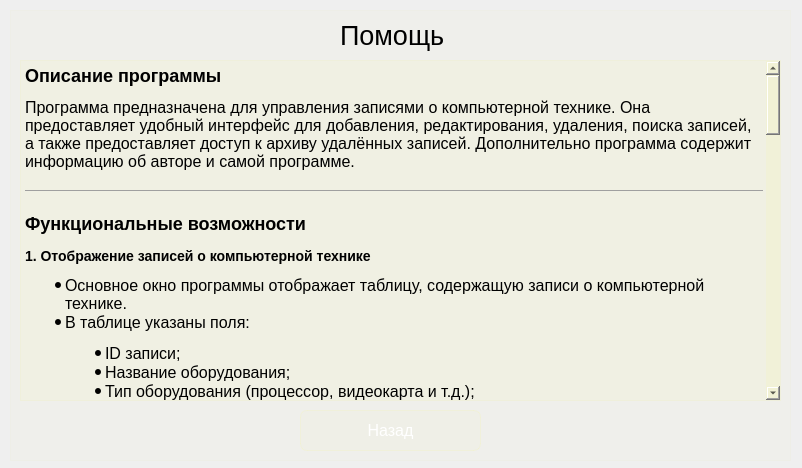
<?xml version="1.0" encoding="UTF-8"?>
<ui version="4.0">
 <class>help_wndw</class>
 <widget class="QDialog" name="help_wndw">
  <property name="geometry">
   <rect>
    <x>0</x>
    <y>0</y>
    <width>802</width>
    <height>468</height>
   </rect>
  </property>
  <property name="windowTitle">
   <string>Dialog</string>
  </property>
  <property name="styleSheet">
   <string notr="true">background-color: qlineargradient(
        spread:pad, x1:0, y1:0, x2:1, y2:1, 
        stop:0 rgba(139,0,255, 20), 
        stop:1 rgba(115,102,189, 40)  
    );

</string>
  </property>
  <widget class="QFrame" name="frame">
   <property name="geometry">
    <rect>
     <x>10</x>
     <y>10</y>
     <width>781</width>
     <height>451</height>
    </rect>
   </property>
   <property name="styleSheet">
    <string notr="true">background-color: rgba(254,254,34, 5)</string>
   </property>
   <property name="frameShape">
    <enum>QFrame::Shape::StyledPanel</enum>
   </property>
   <property name="frameShadow">
    <enum>QFrame::Shadow::Raised</enum>
   </property>
   <widget class="QTextEdit" name="textEdit">
    <property name="geometry">
     <rect>
      <x>10</x>
      <y>50</y>
      <width>761</width>
      <height>341</height>
     </rect>
    </property>
    <property name="styleSheet">
     <string notr="true">background-color: rgba(254,254,34, 10)</string>
    </property>
    <property name="readOnly">
     <bool>true</bool>
    </property>
    <property name="html">
     <string>&lt;!DOCTYPE HTML PUBLIC &quot;-//W3C//DTD HTML 4.0//EN&quot; &quot;http://www.w3.org/TR/REC-html40/strict.dtd&quot;&gt;
&lt;html&gt;&lt;head&gt;&lt;meta name=&quot;qrichtext&quot; content=&quot;1&quot; /&gt;&lt;meta charset=&quot;utf-8&quot; /&gt;&lt;style type=&quot;text/css&quot;&gt;
p, li { white-space: pre-wrap; }
hr { height: 1px; border-width: 0; }
li.unchecked::marker { content: &quot;\2610&quot;; }
li.checked::marker { content: &quot;\2612&quot;; }
&lt;/style&gt;&lt;/head&gt;&lt;body style=&quot; font-family:'Segoe UI'; font-size:9pt; font-weight:400; font-style:normal;&quot;&gt;
&lt;h2 style=&quot; margin-top:16px; margin-bottom:12px; margin-left:0px; margin-right:0px; -qt-block-indent:0; text-indent:0px;&quot;&gt;&lt;span style=&quot; font-size:12pt; font-weight:700;&quot;&gt;Описание программы&lt;/span&gt;&lt;/h2&gt;
&lt;p style=&quot; margin-top:12px; margin-bottom:12px; margin-left:0px; margin-right:0px; -qt-block-indent:0; text-indent:0px;&quot;&gt;&lt;span style=&quot; font-size:12pt;&quot;&gt;Программа предназначена для управления записями о компьютерной технике. Она предоставляет удобный интерфейс для добавления, редактирования, удаления, поиска записей, а также предоставляет доступ к архиву удалённых записей. Дополнительно программа содержит информацию об авторе и самой программе.&lt;/span&gt;&lt;/p&gt;
&lt;hr /&gt;
&lt;h2 style=&quot; margin-top:16px; margin-bottom:12px; margin-left:0px; margin-right:0px; -qt-block-indent:0; text-indent:0px;&quot;&gt;&lt;span style=&quot; font-size:12pt; font-weight:700;&quot;&gt;Функциональные возможности&lt;/span&gt;&lt;/h2&gt;
&lt;h3 style=&quot; margin-top:14px; margin-bottom:12px; margin-left:0px; margin-right:0px; -qt-block-indent:0; text-indent:0px;&quot;&gt;&lt;span style=&quot; font-size:12pt; font-weight:700;&quot;&gt;1. Отображение записей о компьютерной технике&lt;/span&gt;&lt;/h3&gt;
&lt;ul style=&quot;margin-top: 0px; margin-bottom: 0px; margin-left: 0px; margin-right: 0px; -qt-list-indent: 1;&quot;&gt;
&lt;li style=&quot; font-size:12pt;&quot; style=&quot; margin-top:12px; margin-bottom:0px; margin-left:0px; margin-right:0px; -qt-block-indent:0; text-indent:0px;&quot;&gt;Основное окно программы отображает таблицу, содержащую записи о компьютерной технике.&lt;/li&gt;
&lt;li style=&quot; font-size:12pt;&quot; style=&quot; margin-top:0px; margin-bottom:12px; margin-left:0px; margin-right:0px; -qt-block-indent:0; text-indent:0px;&quot;&gt;В таблице указаны поля:
&lt;ul style=&quot;margin-top: 0px; margin-bottom: 0px; margin-left: 0px; margin-right: 0px; -qt-list-indent: 2;&quot;&gt;
&lt;li style=&quot; font-size:12pt;&quot; style=&quot; margin-top:0px; margin-bottom:0px; margin-left:0px; margin-right:0px; -qt-block-indent:0; text-indent:0px;&quot;&gt;ID записи;&lt;/li&gt;
&lt;li style=&quot; font-size:12pt;&quot; style=&quot; margin-top:0px; margin-bottom:0px; margin-left:0px; margin-right:0px; -qt-block-indent:0; text-indent:0px;&quot;&gt;Название оборудования;&lt;/li&gt;
&lt;li style=&quot; font-size:12pt;&quot; style=&quot; margin-top:0px; margin-bottom:0px; margin-left:0px; margin-right:0px; -qt-block-indent:0; text-indent:0px;&quot;&gt;Тип оборудования (процессор, видеокарта и т.д.);&lt;/li&gt;
&lt;li style=&quot; font-size:12pt;&quot; style=&quot; margin-top:0px; margin-bottom:0px; margin-left:0px; margin-right:0px; -qt-block-indent:0; text-indent:0px;&quot;&gt;Год выпуска;&lt;/li&gt;
&lt;li style=&quot; font-size:12pt;&quot; style=&quot; margin-top:0px; margin-bottom:0px; margin-left:0px; margin-right:0px; -qt-block-indent:0; text-indent:0px;&quot;&gt;Стоимость;&lt;/li&gt;
&lt;li style=&quot; font-size:12pt;&quot; style=&quot; margin-top:0px; margin-bottom:0px; margin-left:0px; margin-right:0px; -qt-block-indent:0; text-indent:0px;&quot;&gt;Количество на складе.&lt;/li&gt;
&lt;li style=&quot; font-size:12pt;&quot; style=&quot; margin-top:0px; margin-bottom:0px; margin-left:0px; margin-right:0px; -qt-block-indent:0; text-indent:0px;&quot;&gt;Состояние (в работе, списана, в ремонте)&lt;/li&gt;
&lt;li style=&quot; font-size:12pt;&quot; style=&quot; margin-top:0px; margin-bottom:0px; margin-left:0px; margin-right:0px; -qt-block-indent:0; text-indent:0px;&quot;&gt;Номер аудитории&lt;/li&gt;
&lt;li style=&quot; font-size:12pt;&quot; style=&quot; margin-top:0px; margin-bottom:0px; margin-left:0px; margin-right:0px; -qt-block-indent:0; text-indent:0px;&quot;&gt;Фамилия ответсвенного&lt;/li&gt;&lt;/ul&gt;&lt;/li&gt;&lt;/ul&gt;
&lt;h3 style=&quot; margin-top:14px; margin-bottom:12px; margin-left:0px; margin-right:0px; -qt-block-indent:0; text-indent:0px;&quot;&gt;&lt;span style=&quot; font-size:12pt; font-weight:700;&quot;&gt;2. Добавление новой записи&lt;/span&gt;&lt;/h3&gt;
&lt;ul style=&quot;margin-top: 0px; margin-bottom: 0px; margin-left: 0px; margin-right: 0px; -qt-list-indent: 1;&quot;&gt;
&lt;li style=&quot; font-size:12pt;&quot; style=&quot; margin-top:12px; margin-bottom:12px; margin-left:0px; margin-right:0px; -qt-block-indent:0; text-indent:0px;&quot;&gt;Для добавления записи:
&lt;ol style=&quot;margin-top: 0px; margin-bottom: 0px; margin-left: 0px; margin-right: 0px; -qt-list-indent: 2;&quot;&gt;
&lt;li style=&quot; font-size:12pt;&quot; style=&quot; margin-top:0px; margin-bottom:0px; margin-left:0px; margin-right:0px; -qt-block-indent:0; text-indent:0px;&quot;&gt;Нажмите кнопку &lt;span style=&quot; font-weight:700;&quot;&gt;&amp;quot;Добавить запись&amp;quot;&lt;/span&gt;.&lt;/li&gt;
&lt;li style=&quot; font-size:12pt;&quot; style=&quot; margin-top:0px; margin-bottom:0px; margin-left:0px; margin-right:0px; -qt-block-indent:0; text-indent:0px;&quot;&gt;Откроется окно с полями для ввода данных (название, тип и т.д.).&lt;/li&gt;
&lt;li style=&quot; font-size:12pt;&quot; style=&quot; margin-top:0px; margin-bottom:0px; margin-left:0px; margin-right:0px; -qt-block-indent:0; text-indent:0px;&quot;&gt;Заполните необходимые поля.&lt;/li&gt;
&lt;li style=&quot; font-size:12pt;&quot; style=&quot; margin-top:0px; margin-bottom:0px; margin-left:0px; margin-right:0px; -qt-block-indent:0; text-indent:0px;&quot;&gt;Нажмите кнопку &lt;span style=&quot; font-weight:700;&quot;&gt;&amp;quot;Сохранить&amp;quot;&lt;/span&gt;, чтобы новая запись отобразилась в таблице.&lt;/li&gt;&lt;/ol&gt;&lt;/li&gt;&lt;/ul&gt;
&lt;h3 style=&quot; margin-top:14px; margin-bottom:12px; margin-left:0px; margin-right:0px; -qt-block-indent:0; text-indent:0px;&quot;&gt;&lt;span style=&quot; font-size:12pt; font-weight:700;&quot;&gt;3. Удаление записи&lt;/span&gt;&lt;/h3&gt;
&lt;ul style=&quot;margin-top: 0px; margin-bottom: 0px; margin-left: 0px; margin-right: 0px; -qt-list-indent: 1;&quot;&gt;
&lt;li style=&quot; font-size:12pt;&quot; style=&quot; margin-top:12px; margin-bottom:12px; margin-left:0px; margin-right:0px; -qt-block-indent:0; text-indent:0px;&quot;&gt;Для удаления записи:
&lt;ol style=&quot;margin-top: 0px; margin-bottom: 0px; margin-left: 0px; margin-right: 0px; -qt-list-indent: 2;&quot;&gt;
&lt;li style=&quot; font-size:12pt;&quot; style=&quot; margin-top:0px; margin-bottom:0px; margin-left:0px; margin-right:0px; -qt-block-indent:0; text-indent:0px;&quot;&gt;Выделите строку в таблице.&lt;/li&gt;
&lt;li style=&quot; font-size:12pt;&quot; style=&quot; margin-top:0px; margin-bottom:0px; margin-left:0px; margin-right:0px; -qt-block-indent:0; text-indent:0px;&quot;&gt;Нажмите кнопку &lt;span style=&quot; font-weight:700;&quot;&gt;&amp;quot;Удалить запись&amp;quot;&lt;/span&gt;.&lt;/li&gt;
&lt;li style=&quot; font-size:12pt;&quot; style=&quot; margin-top:0px; margin-bottom:0px; margin-left:0px; margin-right:0px; -qt-block-indent:0; text-indent:0px;&quot;&gt;Запись будет удалена из основной таблицы и перемещена в архив.&lt;/li&gt;&lt;/ol&gt;&lt;/li&gt;&lt;/ul&gt;
&lt;h3 style=&quot; margin-top:14px; margin-bottom:12px; margin-left:0px; margin-right:0px; -qt-block-indent:0; text-indent:0px;&quot;&gt;&lt;span style=&quot; font-size:12pt; font-weight:700;&quot;&gt;4. Редактирование записи&lt;/span&gt;&lt;/h3&gt;
&lt;ul style=&quot;margin-top: 0px; margin-bottom: 0px; margin-left: 0px; margin-right: 0px; -qt-list-indent: 1;&quot;&gt;
&lt;li style=&quot; font-size:12pt;&quot; style=&quot; margin-top:12px; margin-bottom:12px; margin-left:0px; margin-right:0px; -qt-block-indent:0; text-indent:0px;&quot;&gt;Для редактирования записи:
&lt;ol style=&quot;margin-top: 0px; margin-bottom: 0px; margin-left: 0px; margin-right: 0px; -qt-list-indent: 2;&quot;&gt;
&lt;li style=&quot; font-size:12pt;&quot; style=&quot; margin-top:0px; margin-bottom:0px; margin-left:0px; margin-right:0px; -qt-block-indent:0; text-indent:0px;&quot;&gt;Выделите строку в таблице.&lt;/li&gt;
&lt;li style=&quot; font-size:12pt;&quot; style=&quot; margin-top:0px; margin-bottom:0px; margin-left:0px; margin-right:0px; -qt-block-indent:0; text-indent:0px;&quot;&gt;Нажмите кнопку &lt;span style=&quot; font-weight:700;&quot;&gt;&amp;quot;Редактировать запись&amp;quot;&lt;/span&gt;.&lt;/li&gt;
&lt;li style=&quot; font-size:12pt;&quot; style=&quot; margin-top:0px; margin-bottom:0px; margin-left:0px; margin-right:0px; -qt-block-indent:0; text-indent:0px;&quot;&gt;Откроется окно редактирования, содержащее данные выбранной записи.&lt;/li&gt;
&lt;li style=&quot; font-size:12pt;&quot; style=&quot; margin-top:0px; margin-bottom:0px; margin-left:0px; margin-right:0px; -qt-block-indent:0; text-indent:0px;&quot;&gt;Внесите изменения в поля.&lt;/li&gt;
&lt;li style=&quot; font-size:12pt;&quot; style=&quot; margin-top:0px; margin-bottom:0px; margin-left:0px; margin-right:0px; -qt-block-indent:0; text-indent:0px;&quot;&gt;Нажмите кнопку &lt;span style=&quot; font-weight:700;&quot;&gt;&amp;quot;Сохранить&amp;quot;&lt;/span&gt;, чтобы обновить запись в таблице.&lt;/li&gt;&lt;/ol&gt;&lt;/li&gt;&lt;/ul&gt;
&lt;h3 style=&quot; margin-top:14px; margin-bottom:12px; margin-left:0px; margin-right:0px; -qt-block-indent:0; text-indent:0px;&quot;&gt;&lt;span style=&quot; font-size:12pt; font-weight:700;&quot;&gt;5. Поиск записи&lt;/span&gt;&lt;/h3&gt;
&lt;ul style=&quot;margin-top: 0px; margin-bottom: 0px; margin-left: 0px; margin-right: 0px; -qt-list-indent: 1;&quot;&gt;
&lt;li style=&quot; font-size:12pt;&quot; style=&quot; margin-top:12px; margin-bottom:12px; margin-left:0px; margin-right:0px; -qt-block-indent:0; text-indent:0px;&quot;&gt;Для поиска записи:
&lt;ol style=&quot;margin-top: 0px; margin-bottom: 0px; margin-left: 0px; margin-right: 0px; -qt-list-indent: 2;&quot;&gt;
&lt;li style=&quot; font-size:12pt;&quot; style=&quot; margin-top:0px; margin-bottom:0px; margin-left:0px; margin-right:0px; -qt-block-indent:0; text-indent:0px;&quot;&gt;Выберите критерий поиска, отметив соответствующий радиокнопкой (например, &amp;quot;По названию&amp;quot;, &amp;quot;По типу техники&amp;quot;, &amp;quot;По цене&amp;quot;).&lt;/li&gt;
&lt;li style=&quot; font-size:12pt;&quot; style=&quot; margin-top:0px; margin-bottom:0px; margin-left:0px; margin-right:0px; -qt-block-indent:0; text-indent:0px;&quot;&gt;Нажмите кнопку &lt;span style=&quot; font-weight:700;&quot;&gt;&amp;quot;Искать&amp;quot;&lt;/span&gt;.&lt;/li&gt;
&lt;li style=&quot; font-size:12pt;&quot; style=&quot; margin-top:0px; margin-bottom:0px; margin-left:0px; margin-right:0px; -qt-block-indent:0; text-indent:0px;&quot;&gt;Откроется окно поиска.&lt;/li&gt;
&lt;li style=&quot; font-size:12pt;&quot; style=&quot; margin-top:0px; margin-bottom:0px; margin-left:0px; margin-right:0px; -qt-block-indent:0; text-indent:0px;&quot;&gt;Введите ключевое слово (например, название или цену).&lt;/li&gt;
&lt;li style=&quot; font-size:12pt;&quot; style=&quot; margin-top:0px; margin-bottom:0px; margin-left:0px; margin-right:0px; -qt-block-indent:0; text-indent:0px;&quot;&gt;Нажмите кнопку &lt;span style=&quot; font-weight:700;&quot;&gt;&amp;quot;Вывести&amp;quot;&lt;/span&gt;, чтобы отобразить найденные записи.&lt;/li&gt;&lt;/ol&gt;&lt;/li&gt;&lt;/ul&gt;
&lt;h3 style=&quot; margin-top:14px; margin-bottom:12px; margin-left:0px; margin-right:0px; -qt-block-indent:0; text-indent:0px;&quot;&gt;&lt;span style=&quot; font-size:12pt; font-weight:700;&quot;&gt;6. Информация об авторе&lt;/span&gt;&lt;/h3&gt;
&lt;ul style=&quot;margin-top: 0px; margin-bottom: 0px; margin-left: 0px; margin-right: 0px; -qt-list-indent: 1;&quot;&gt;
&lt;li style=&quot; font-size:12pt;&quot; style=&quot; margin-top:12px; margin-bottom:12px; margin-left:0px; margin-right:0px; -qt-block-indent:0; text-indent:0px;&quot;&gt;Для просмотра информации об авторе:
&lt;ol style=&quot;margin-top: 0px; margin-bottom: 0px; margin-left: 0px; margin-right: 0px; -qt-list-indent: 2;&quot;&gt;
&lt;li style=&quot; font-size:12pt;&quot; style=&quot; margin-top:0px; margin-bottom:0px; margin-left:0px; margin-right:0px; -qt-block-indent:0; text-indent:0px;&quot;&gt;Нажмите кнопку &lt;span style=&quot; font-weight:700;&quot;&gt;&amp;quot;Об авторе&amp;quot;&lt;/span&gt;.&lt;/li&gt;
&lt;li style=&quot; font-size:12pt;&quot; style=&quot; margin-top:0px; margin-bottom:0px; margin-left:0px; margin-right:0px; -qt-block-indent:0; text-indent:0px;&quot;&gt;Откроется окно с данными об авторе работы.&lt;/li&gt;&lt;/ol&gt;&lt;/li&gt;&lt;/ul&gt;
&lt;h3 style=&quot; margin-top:14px; margin-bottom:12px; margin-left:0px; margin-right:0px; -qt-block-indent:0; text-indent:0px;&quot;&gt;&lt;span style=&quot; font-size:12pt; font-weight:700;&quot;&gt;7. Информация о программе&lt;/span&gt;&lt;/h3&gt;
&lt;ul style=&quot;margin-top: 0px; margin-bottom: 0px; margin-left: 0px; margin-right: 0px; -qt-list-indent: 1;&quot;&gt;
&lt;li style=&quot; font-size:12pt;&quot; style=&quot; margin-top:12px; margin-bottom:12px; margin-left:0px; margin-right:0px; -qt-block-indent:0; text-indent:0px;&quot;&gt;Для получения информации о программе:
&lt;ol style=&quot;margin-top: 0px; margin-bottom: 0px; margin-left: 0px; margin-right: 0px; -qt-list-indent: 2;&quot;&gt;
&lt;li style=&quot; font-size:12pt;&quot; style=&quot; margin-top:0px; margin-bottom:0px; margin-left:0px; margin-right:0px; -qt-block-indent:0; text-indent:0px;&quot;&gt;Нажмите кнопку &lt;span style=&quot; font-weight:700;&quot;&gt;&amp;quot;О программе&amp;quot;&lt;/span&gt;.&lt;/li&gt;
&lt;li style=&quot; font-size:12pt;&quot; style=&quot; margin-top:0px; margin-bottom:0px; margin-left:0px; margin-right:0px; -qt-block-indent:0; text-indent:0px;&quot;&gt;Откроется окно с кратким описанием программы, версией.&lt;/li&gt;&lt;/ol&gt;&lt;/li&gt;&lt;/ul&gt;
&lt;h3 style=&quot; margin-top:14px; margin-bottom:12px; margin-left:0px; margin-right:0px; -qt-block-indent:0; text-indent:0px;&quot;&gt;&lt;span style=&quot; font-size:12pt; font-weight:700;&quot;&gt;8. Открытие архива записей&lt;/span&gt;&lt;/h3&gt;
&lt;ul style=&quot;margin-top: 0px; margin-bottom: 0px; margin-left: 0px; margin-right: 0px; -qt-list-indent: 1;&quot;&gt;
&lt;li style=&quot; font-size:12pt;&quot; style=&quot; margin-top:12px; margin-bottom:12px; margin-left:0px; margin-right:0px; -qt-block-indent:0; text-indent:0px;&quot;&gt;Для просмотра архива:
&lt;ol style=&quot;margin-top: 0px; margin-bottom: 0px; margin-left: 0px; margin-right: 0px; -qt-list-indent: 2;&quot;&gt;
&lt;li style=&quot; font-size:12pt;&quot; style=&quot; margin-top:0px; margin-bottom:0px; margin-left:0px; margin-right:0px; -qt-block-indent:0; text-indent:0px;&quot;&gt;Нажмите кнопку &lt;span style=&quot; font-weight:700;&quot;&gt;&amp;quot;Открыть архив&amp;quot;&lt;/span&gt;.&lt;/li&gt;
&lt;li style=&quot; font-size:12pt;&quot; style=&quot; margin-top:0px; margin-bottom:0px; margin-left:0px; margin-right:0px; -qt-block-indent:0; text-indent:0px;&quot;&gt;Откроется таблица, содержащая записи, которые были удалены из основной таблицы.&lt;/li&gt;&lt;/ol&gt;&lt;/li&gt;&lt;/ul&gt;
&lt;h3 style=&quot; margin-top:14px; margin-bottom:12px; margin-left:0px; margin-right:0px; -qt-block-indent:0; text-indent:0px;&quot;&gt;&lt;span style=&quot; font-size:12pt; font-weight:700;&quot;&gt;9. Завершение работы программы&lt;/span&gt;&lt;/h3&gt;
&lt;ul style=&quot;margin-top: 0px; margin-bottom: 0px; margin-left: 0px; margin-right: 0px; -qt-list-indent: 1;&quot;&gt;
&lt;li style=&quot; font-size:12pt;&quot; style=&quot; margin-top:12px; margin-bottom:12px; margin-left:0px; margin-right:0px; -qt-block-indent:0; text-indent:0px;&quot;&gt;Для выхода из программы:
&lt;ol style=&quot;margin-top: 0px; margin-bottom: 0px; margin-left: 0px; margin-right: 0px; -qt-list-indent: 2;&quot;&gt;
&lt;li style=&quot; font-size:12pt;&quot; style=&quot; margin-top:0px; margin-bottom:0px; margin-left:0px; margin-right:0px; -qt-block-indent:0; text-indent:0px;&quot;&gt;Нажмите кнопку &lt;span style=&quot; font-weight:700;&quot;&gt;&amp;quot;Выход&amp;quot;&lt;/span&gt;.&lt;/li&gt;
&lt;li style=&quot; font-size:12pt;&quot; style=&quot; margin-top:0px; margin-bottom:0px; margin-left:0px; margin-right:0px; -qt-block-indent:0; text-indent:0px;&quot;&gt;Программа завершит работу.&lt;/li&gt;&lt;/ol&gt;&lt;/li&gt;&lt;/ul&gt;
&lt;hr /&gt;
&lt;h2 style=&quot; margin-top:16px; margin-bottom:12px; margin-left:0px; margin-right:0px; -qt-block-indent:0; text-indent:0px;&quot;&gt;&lt;span style=&quot; font-size:12pt; font-weight:700;&quot;&gt;Примечания&lt;/span&gt;&lt;/h2&gt;
&lt;ul style=&quot;margin-top: 0px; margin-bottom: 0px; margin-left: 0px; margin-right: 0px; -qt-list-indent: 1;&quot;&gt;
&lt;li style=&quot; font-size:12pt;&quot; style=&quot; margin-top:12px; margin-bottom:0px; margin-left:0px; margin-right:0px; -qt-block-indent:0; text-indent:0px;&quot;&gt;Все изменения (добавление, удаление, редактирование) автоматически сохраняются в базе данных.&lt;/li&gt;
&lt;li style=&quot; font-size:12pt;&quot; style=&quot; margin-top:0px; margin-bottom:12px; margin-left:0px; margin-right:0px; -qt-block-indent:0; text-indent:0px;&quot;&gt;Данные из архива доступны для просмотра и удаления, но не для редактирования.&lt;/li&gt;&lt;/ul&gt;
&lt;h3 style=&quot; margin-top:14px; margin-bottom:12px; margin-left:0px; margin-right:0px; -qt-block-indent:0; text-indent:0px;&quot;&gt;&lt;span style=&quot; font-size:12pt; font-weight:700;&quot;&gt;Поддержка&lt;/span&gt;&lt;/h3&gt;
&lt;p style=&quot; margin-top:12px; margin-bottom:12px; margin-left:0px; margin-right:0px; -qt-block-indent:0; text-indent:0px;&quot;&gt;&lt;span style=&quot; font-size:12pt;&quot;&gt;Для дополнительной информации обратитесь к автору через окно &lt;/span&gt;&lt;span style=&quot; font-size:12pt; font-weight:700;&quot;&gt;&amp;quot;Об авторе&amp;quot;&lt;/span&gt;&lt;span style=&quot; font-size:12pt;&quot;&gt;, где указана электронная почта.&lt;/span&gt;&lt;/p&gt;&lt;/body&gt;&lt;/html&gt;</string>
    </property>
   </widget>
   <widget class="QLabel" name="label">
    <property name="geometry">
     <rect>
      <x>330</x>
      <y>10</y>
      <width>111</width>
      <height>31</height>
     </rect>
    </property>
    <property name="font">
     <font>
      <pointsize>20</pointsize>
     </font>
    </property>
    <property name="styleSheet">
     <string notr="true">border: none;
background-color: none;</string>
    </property>
    <property name="text">
     <string>Помощь</string>
    </property>
   </widget>
   <widget class="QPushButton" name="pb_exit">
    <property name="geometry">
     <rect>
      <x>290</x>
      <y>400</y>
      <width>181</width>
      <height>41</height>
     </rect>
    </property>
    <property name="font">
     <font>
      <pointsize>12</pointsize>
     </font>
    </property>
    <property name="styleSheet">
     <string notr="true">QPushButton {
color: white;
backgroung-color: rgba(254,254,34, 30);
border: 1px solid rgba(254,254,34, 20);
border-radius: 7px;
}

QPushButton:hover {
background-color: rgba(254,254,34, 40);
}

QPushButton:pressed {
background-color: rgba(254,254,34, 70);
}</string>
    </property>
    <property name="text">
     <string>Назад</string>
    </property>
   </widget>
  </widget>
 </widget>
 <resources/>
 <connections/>
</ui>
